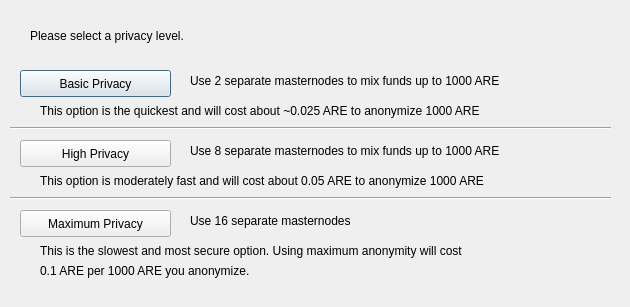
<?xml version="1.0" encoding="UTF-8"?>
<ui version="4.0">
 <class>DarksendConfig</class>
 <widget class="QDialog" name="DarksendConfig">
  <property name="geometry">
   <rect>
    <x>0</x>
    <y>0</y>
    <width>630</width>
    <height>307</height>
   </rect>
  </property>
  <property name="windowTitle">
   <string>Configure Darksend</string>
  </property>
  <widget class="QPushButton" name="buttonBasic">
   <property name="geometry">
    <rect>
     <x>20</x>
     <y>70</y>
     <width>151</width>
     <height>27</height>
    </rect>
   </property>
   <property name="text">
    <string>Basic Privacy</string>
   </property>
  </widget>
  <widget class="QPushButton" name="buttonHigh">
   <property name="geometry">
    <rect>
     <x>20</x>
     <y>140</y>
     <width>151</width>
     <height>27</height>
    </rect>
   </property>
   <property name="text">
    <string>High Privacy</string>
   </property>
  </widget>
  <widget class="QPushButton" name="buttonMax">
   <property name="geometry">
    <rect>
     <x>20</x>
     <y>210</y>
     <width>151</width>
     <height>27</height>
    </rect>
   </property>
   <property name="text">
    <string>Maximum Privacy</string>
   </property>
  </widget>
  <widget class="QLabel" name="label">
   <property name="geometry">
    <rect>
     <x>30</x>
     <y>20</y>
     <width>571</width>
     <height>31</height>
    </rect>
   </property>
   <property name="text">
    <string>Please select a privacy level.</string>
   </property>
  </widget>
  <widget class="QLabel" name="label_2">
   <property name="geometry">
    <rect>
     <x>190</x>
     <y>70</y>
     <width>421</width>
     <height>21</height>
    </rect>
   </property>
   <property name="text">
    <string>Use 2 separate masternodes to mix funds up to 1000 ARE</string>
   </property>
  </widget>
  <widget class="QLabel" name="label_3">
   <property name="geometry">
    <rect>
     <x>190</x>
     <y>140</y>
     <width>411</width>
     <height>21</height>
    </rect>
   </property>
   <property name="text">
    <string>Use 8 separate masternodes to mix funds up to 1000 ARE</string>
   </property>
  </widget>
  <widget class="QLabel" name="label_4">
   <property name="geometry">
    <rect>
     <x>190</x>
     <y>210</y>
     <width>421</width>
     <height>21</height>
    </rect>
   </property>
   <property name="text">
    <string>Use 16 separate masternodes</string>
   </property>
  </widget>
  <widget class="QLabel" name="label_6">
   <property name="geometry">
    <rect>
     <x>40</x>
     <y>100</y>
     <width>561</width>
     <height>21</height>
    </rect>
   </property>
   <property name="text">
    <string>This option is the quickest and will cost about ~0.025 ARE to anonymize 1000 ARE</string>
   </property>
  </widget>
  <widget class="QLabel" name="label_7">
   <property name="geometry">
    <rect>
     <x>40</x>
     <y>170</y>
     <width>561</width>
     <height>21</height>
    </rect>
   </property>
   <property name="text">
    <string>This option is moderately fast and will cost about 0.05 ARE to anonymize 1000 ARE</string>
   </property>
  </widget>
  <widget class="QLabel" name="label_8">
   <property name="geometry">
    <rect>
     <x>40</x>
     <y>240</y>
     <width>561</width>
     <height>21</height>
    </rect>
   </property>
   <property name="text">
    <string>This is the slowest and most secure option. Using maximum anonymity will cost</string>
   </property>
  </widget>
  <widget class="QLabel" name="label_9">
   <property name="geometry">
    <rect>
     <x>40</x>
     <y>260</y>
     <width>561</width>
     <height>21</height>
    </rect>
   </property>
   <property name="text">
    <string>0.1 ARE per 1000 ARE you anonymize.</string>
   </property>
  </widget>
  <widget class="Line" name="line">
   <property name="geometry">
    <rect>
     <x>10</x>
     <y>120</y>
     <width>601</width>
     <height>16</height>
    </rect>
   </property>
   <property name="orientation">
    <enum>Qt::Horizontal</enum>
   </property>
  </widget>
  <widget class="Line" name="line_2">
   <property name="geometry">
    <rect>
     <x>10</x>
     <y>190</y>
     <width>601</width>
     <height>16</height>
    </rect>
   </property>
   <property name="orientation">
    <enum>Qt::Horizontal</enum>
   </property>
  </widget>
 </widget>
 <resources/>
 <connections/>
</ui>
